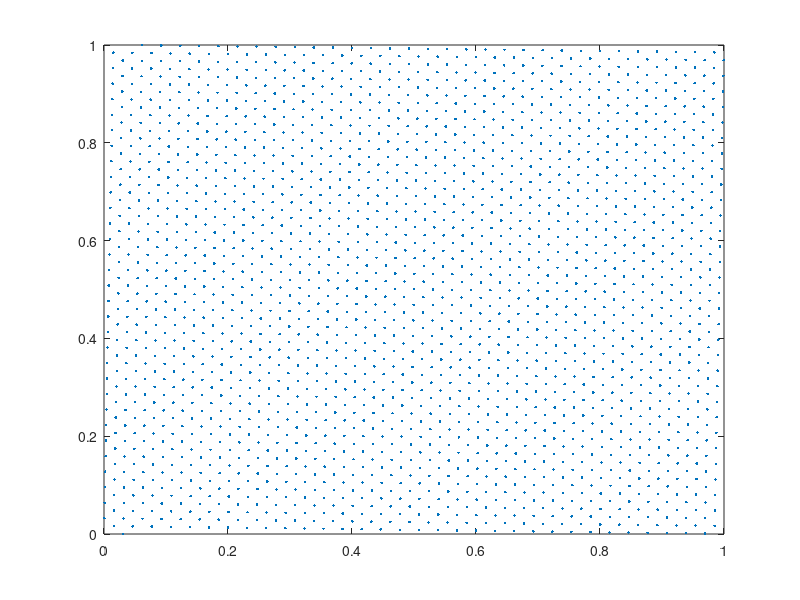
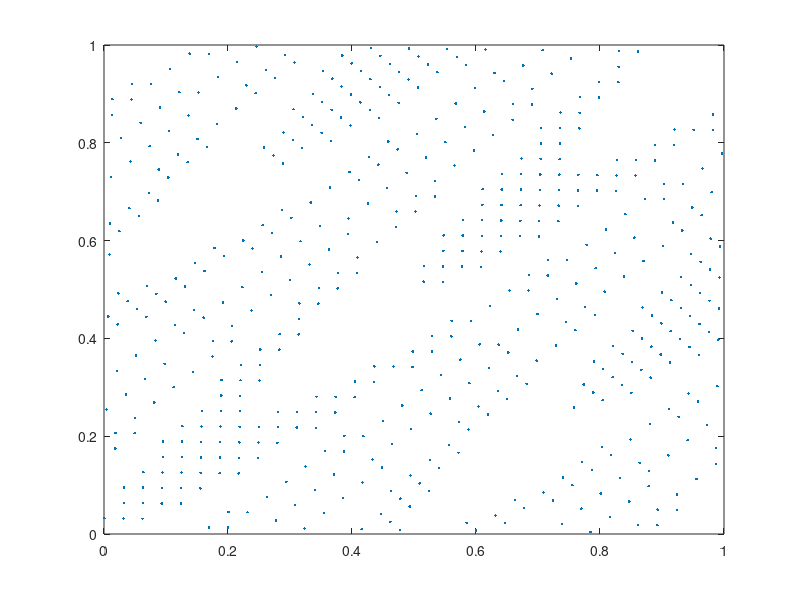
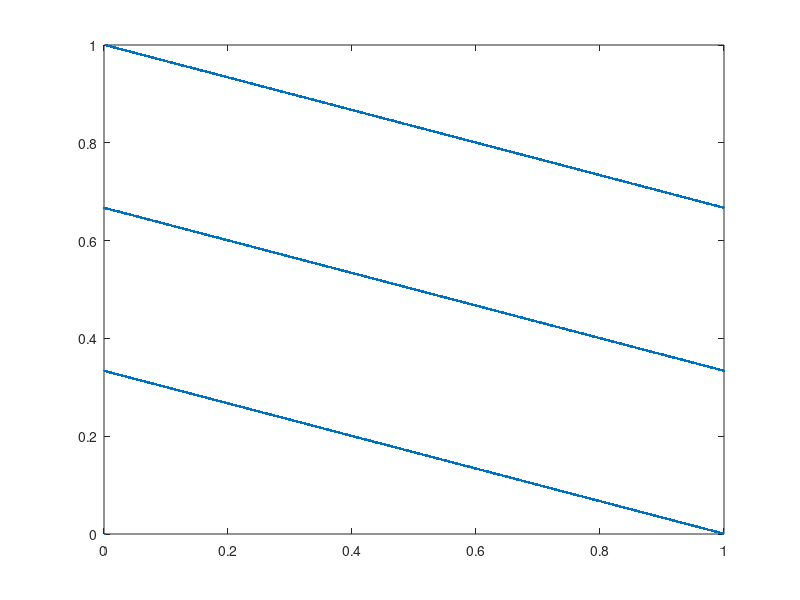

Here is the MATLAB script that generated these plots, in order:
% Ripley 1
m = 2048;
a = 65;
c = 1;

X0 = 0;
U = zeros(m,1);
for k=1:2048
    X1 = mod(a*X0+c,m);
    U(k) = X1/m;
    X0 = X1;
end
plot(U(1:m-1), U(2:m), '.');

figure
plot(U(1:511), U(2:512), '.');

a=1365;
c=1;
U = zeros(m,1);
for k=1:2048
    X1 = mod(a*X0+c,m);
    U(k) = X1/m;
    X0 = X1;
end
figure
plot(U(1:m-1), U(2:m), '.');

